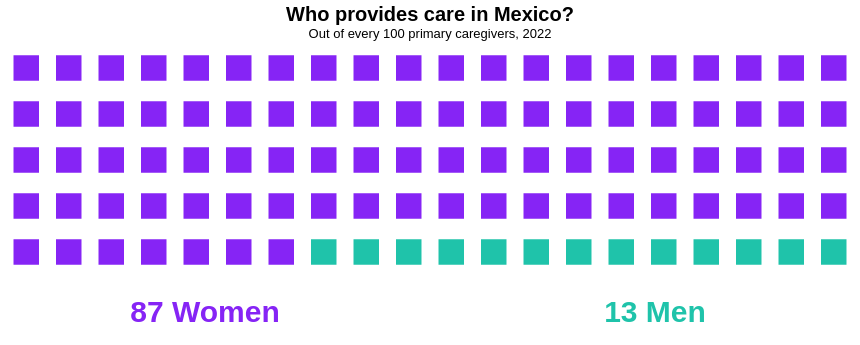

The code cell stored with this chart in its notebook:
### Code cell
women_label = (
    alt.Chart(pd.DataFrame({
        "label": [f"{round(caregivers.loc[0, 'percentage'])} Women"]
    }))
    .mark_text(
        fontSize=30,
        fontWeight="bold",
        color="#8624f5"
    )
    .encode(text="label:N")
    .properties(width=400, height=55)
)

men_label = (
    alt.Chart(pd.DataFrame({
        "label": [f"{round(caregivers.loc[1, 'percentage'])} Men"]
    }))
    .mark_text(
        fontSize=30,
        fontWeight="bold",
        color="#1fc3aa"
    )
    .encode(text="label:N")
    .properties(width=400, height=55)
)

final_waffle = (
    alt.vconcat(
        waffle_chart,
        alt.hconcat(women_label, men_label, spacing=50),
        spacing=10
    )
    .configure_view(stroke=None)
)

final_waffle

### Figure 1 — Vega-Lite specification as saved in the notebook (floating-point values rounded to 4 significant figures)
{"config": {"view": {"continuousWidth": 300, "continuousHeight": 300, "stroke": null}}, "vconcat": [{"data": {"name": "data-ad9ed06b1d3c3ad1609b70668af698a3"}, "mark": {"type": "square", "opacity": 1, "size": 650}, "encoding": {"color": {"field": "gender", "legend": null, "scale": {"domain": ["Women", "Men"], "range": ["#8624f5", "#1fc3aa"]}, "type": "nominal"}, "tooltip": [{"field": "gender", "type": "nominal"}], "x": {"axis": null, "field": "column", "type": "ordinal"}, "y": {"axis": null, "field": "row", "sort": "ascending", "type": "ordinal"}}, "height": 230, "title": {"text": "Who provides care in Mexico?", "anchor": "middle", "fontSize": 20, "subtitle": "Out of every 100 primary caregivers, 2022", "subtitleFontSize": 13}, "width": 850}, {"hconcat": [{"data": {"name": "data-d397e00ee8df663b0f162db261a4d74f"}, "mark": {"type": "text", "color": "#8624f5", "fontSize": 30, "fontWeight": "bold"}, "encoding": {"text": {"field": "label", "type": "nominal"}}, "height": 55, "width": 400}, {"data": {"name": "data-6d24dbb81d1faa684efe3d9db173986b"}, "mark": {"type": "text", "color": "#1fc3aa", "fontSize": 30, "fontWeight": "bold"}, "encoding": {"text": {"field": "label", "type": "nominal"}}, "height": 55, "width": 400}], "spacing": 50}], "spacing": 10, "$schema": "https://vega.github.io/schema/vega-lite/v6.4.1.json", "datasets": {"data-ad9ed06b1d3c3ad1609b70668af698a3": [{"square": 0, "column": 0, "row": 0, "gender": "Women"}, {"square": 1, "column": 1, "row": 0, "gender": "Women"}, {"square": 2, "column": 2, "row": 0, "gender": "Women"}, {"square": 3, "column": 3, "row": 0, "gender": "Women"}, {"square": 4, "column": 4, "row": 0, "gender": "Women"}, {"square": 5, "column": 5, "row": 0, "gender": "Women"}, {"square": 6, "column": 6, "row": 0, "gender": "Women"}, {"square": 7, "column": 7, "row": 0, "gender": "Women"}, {"square": 8, "column": 8, "row": 0, "gender": "Women"}, {"square": 9, "column": 9, "row": 0, "gender": "Women"}, {"square": 10, "column": 10, "row": 0, "gender": "Women"}, {"square": 11, "column": 11, "row": 0, "gender": "Women"}, {"square": 12, "column": 12, "row": 0, "gender": "Women"}, {"square": 13, "column": 13, "row": 0, "gender": "Women"}, {"square": 14, "column": 14, "row": 0, "gender": "Women"}, {"square": 15, "column": 15, "row": 0, "gender": "Women"}, {"square": 16, "column": 16, "row": 0, "gender": "Women"}, {"square": 17, "column": 17, "row": 0, "gender": "Women"}, {"square": 18, "column": 18, "row": 0, "gender": "Women"}, {"square": 19, "column": 19, "row": 0, "gender": "Women"}, {"square": 20, "column": 0, "row": 1, "gender": "Women"}, {"square": 21, "column": 1, "row": 1, "gender": "Women"}, {"square": 22, "column": 2, "row": 1, "gender": "Women"}, {"square": 23, "column": 3, "row": 1, "gender": "Women"}, {"square": 24, "column": 4, "row": 1, "gender": "Women"}, {"square": 25, "column": 5, "row": 1, "gender": "Women"}, {"square": 26, "column": 6, "row": 1, "gender": "Women"}, {"square": 27, "column": 7, "row": 1, "gender": "Women"}, {"square": 28, "column": 8, "row": 1, "gender": "Women"}, {"square": 29, "column": 9, "row": 1, "gender": "Women"}, {"square": 30, "column": 10, "row": 1, "gender": "Women"}, {"square": 31, "column": 11, "row": 1, "gender": "Women"}, {"square": 32, "column": 12, "row": 1, "gender": "Women"}, {"square": 33, "column": 13, "row": 1, "gender": "Women"}, {"square": 34, "column": 14, "row": 1, "gender": "Women"}, {"square": 35, "column": 15, "row": 1, "gender": "Women"}, {"square": 36, "column": 16, "row": 1, "gender": "Women"}, {"square": 37, "column": 17, "row": 1, "gender": "Women"}, {"square": 38, "column": 18, "row": 1, "gender": "Women"}, {"square": 39, "column": 19, "row": 1, "gender": "Women"}, {"square": 40, "column": 0, "row": 2, "gender": "Women"}, {"square": 41, "column": 1, "row": 2, "gender": "Women"}, {"square": 42, "column": 2, "row": 2, "gender": "Women"}, {"square": 43, "column": 3, "row": 2, "gender": "Women"}, {"square": 44, "column": 4, "row": 2, "gender": "Women"}, {"square": 45, "column": 5, "row": 2, "gender": "Women"}, {"square": 46, "column": 6, "row": 2, "gender": "Women"}, {"square": 47, "column": 7, "row": 2, "gender": "Women"}, {"square": 48, "column": 8, "row": 2, "gender": "Women"}, {"square": 49, "column": 9, "row": 2, "gender": "Women"}, {"square": 50, "column": 10, "row": 2, "gender": "Women"}, {"square": 51, "column": 11, "row": 2, "gender": "Women"}, {"square": 52, "column": 12, "row": 2, "gender": "Women"}, {"square": 53, "column": 13, "row": 2, "gender": "Women"}, {"square": 54, "column": 14, "row": 2, "gender": "Women"}, {"square": 55, "column": 15, "row": 2, "gender": "Women"}, {"square": 56, "column": 16, "row": 2, "gender": "Women"}, {"square": 57, "column": 17, "row": 2, "gender": "Women"}, {"square": 58, "column": 18, "row": 2, "gender": "Women"}, {"square": 59, "column": 19, "row": 2, "gender": "Women"}, {"square": 60, "column": 0, "row": 3, "gender": "Women"}, {"square": 61, "column": 1, "row": 3, "gender": "Women"}, {"square": 62, "column": 2, "row": 3, "gender": "Women"}, {"square": 63, "column": 3, "row": 3, "gender": "Women"}, {"square": 64, "column": 4, "row": 3, "gender": "Women"}, {"square": 65, "column": 5, "row": 3, "gender": "Women"}, {"square": 66, "column": 6, "row": 3, "gender": "Women"}, {"square": 67, "column": 7, "row": 3, "gender": "Women"}, {"square": 68, "column": 8, "row": 3, "gender": "Women"}, {"square": 69, "column": 9, "row": 3, "gender": "Women"}, {"square": 70, "column": 10, "row": 3, "gender": "Women"}, {"square": 71, "column": 11, "row": 3, "gender": "Women"}, {"square": 72, "column": 12, "row": 3, "gender": "Women"}, {"square": 73, "column": 13, "row": 3, "gender": "Women"}, {"square": 74, "column": 14, "row": 3, "gender": "Women"}, {"square": 75, "column": 15, "row": 3, "gender": "Women"}, {"square": 76, "column": 16, "row": 3, "gender": "Women"}, {"square": 77, "column": 17, "row": 3, "gender": "Women"}, {"square": 78, "column": 18, "row": 3, "gender": "Women"}, {"square": 79, "column": 19, "row": 3, "gender": "Women"}, {"square": 80, "column": 0, "row": 4, "gender": "Women"}, {"square": 81, "column": 1, "row": 4, "gender": "Women"}, {"square": 82, "column": 2, "row": 4, "gender": "Women"}, {"square": 83, "column": 3, "row": 4, "gender": "Women"}, {"square": 84, "column": 4, "row": 4, "gender": "Women"}, {"square": 85, "column": 5, "row": 4, "gender": "Women"}, {"square": 86, "column": 6, "row": 4, "gender": "Women"}, {"square": 87, "column": 7, "row": 4, "gender": "Men"}, {"square": 88, "column": 8, "row": 4, "gender": "Men"}, {"square": 89, "column": 9, "row": 4, "gender": "Men"}, {"square": 90, "column": 10, "row": 4, "gender": "Men"}, {"square": 91, "column": 11, "row": 4, "gender": "Men"}, {"square": 92, "column": 12, "row": 4, "gender": "Men"}, {"square": 93, "column": 13, "row": 4, "gender": "Men"}, {"square": 94, "column": 14, "row": 4, "gender": "Men"}, {"square": 95, "column": 15, "row": 4, "gender": "Men"}, {"square": 96, "column": 16, "row": 4, "gender": "Men"}, {"square": 97, "column": 17, "row": 4, "gender": "Men"}, {"square": 98, "column": 18, "row": 4, "gender": "Men"}, {"square": 99, "column": 19, "row": 4, "gender": "Men"}], "data-d397e00ee8df663b0f162db261a4d74f": [{"label": "87 Women"}], "data-6d24dbb81d1faa684efe3d9db173986b": [{"label": "13 Men"}]}}
